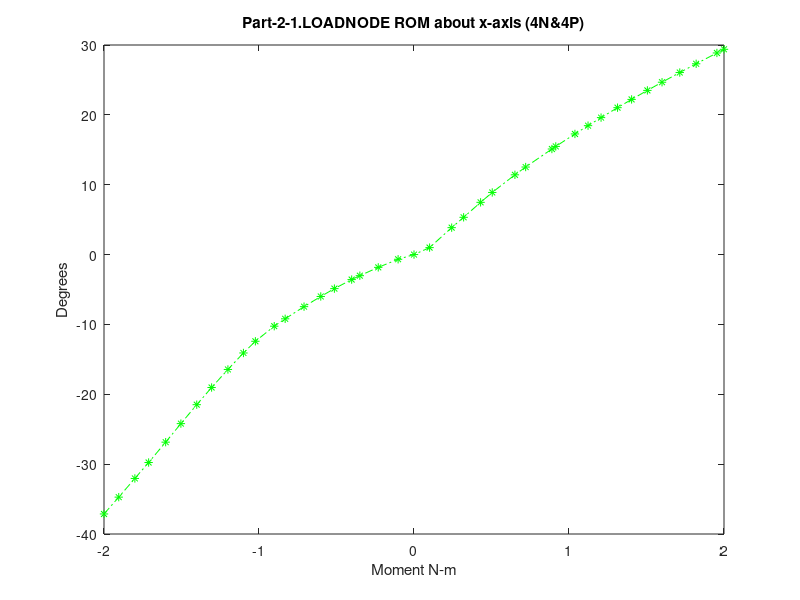

This figure's MATLAB source: (Note: this script raises an error after producing the figure.)
%% Range of  motion for model14_Fixed_NoTether
%% Part-2-1.LOADNODE
% extension (4N) data converted to degrees
ta=[2 2.05126 2.11533 2.17471 2.20107 2.25678 2.30078 2.35474 2.41562 2.45083 2.5117 2.55021 2.60026 2.65289 2.70081 2.75198 2.8011 2.85607 2.90043 2.95245 3 ];
ur1a=(180/pi)*(0.0513636+[-0.0513636 -0.0630948 -0.0833367 -0.104069 -0.113836 -0.136405 -0.156061 -0.181474 -0.211865 -0.230282 -0.267977 -0.297193 -0.338408 -0.383483 -0.426384 -0.473713 -0.520012 -0.570882 -0.610705 -0.65737 -0.699426]);
ur2a=(180/pi)*(-0.001824+[0.001824 0.0078383 0.0104625 0.0114333 0.0117135 0.012101 0.0122037 0.0120423 0.0115877 0.0110205 0.00967559 0.00858998 0.00654983 0.00397714 0.00128525 -0.00192885 -0.00525435 -0.0089603 -0.0119557 -0.0157455 -0.0189979]);
ur3a=(180/pi)*(-0.0159571+[0.0159571 0.0189265 0.0208965 0.0222913 0.0229547 0.0245231 0.0259269 0.0276419 0.0294562 0.0303356 0.0315177 0.0321438 0.032618 0.032828 0.0327818 0.0325008 0.0319586 0.0313143 0.030657 0.0295235 0.0280957]);

% flexion (4P) data converted to degrees
tb=[2 2.05026 2.12154 2.16006 2.21479 2.25242 2.32555 2.36019 2.44483 2.45733 2.51914 2.56141 2.60341 2.65657 2.70193 2.75284 2.80008 2.85729 2.91018 2.97712 3];
ur1b=(180/pi)*(0.0513636+[-0.0513636 -0.0339467 0.0159154 0.0417386 0.0791263 0.103859 0.14791 0.167345 0.212369 0.218843 0.250038 0.270717 0.290851 0.315666 0.33627 0.358809 0.37925 0.403447 0.425302 0.45235 0.461506 ]);
ur2b=(180/pi)*(-0.001824+[0.001824 0.0154936 0.0276521 0.031707 0.0351786 0.0369315 0.0393431 0.0401966 0.0418761 0.0421012 0.0430631 0.0436324 0.0441868 0.0448705 0.0454363 0.0460249 0.046529 0.0471381 0.0477243 0.0484611 0.048722]);
ur3b=(180/pi)*(-0.0159571+[0.0159571 0.0244765 0.0324423 0.0346654 0.0367751 0.0377027 0.0377035 0.0373348 0.0361562 0.0359615 0.0350123 0.0343742 0.0337371 0.0329258 0.0322517 0.0314921 0.0307975 0.0300017 0.0293386 0.028551 0.0283071]);

% lateral bending (5N) data converted to degrees
ta5=[2 2.05026 2.11433 2.17371 2.20007 2.2594 2.31877 2.36096 2.42034 2.47043 2.5127 2.58779 2.63779 2.65263 2.70273 2.76565 2.80142 2.8609 2.90157 2.95756 3];
ur1a5=(180/pi)*(0.0513636+[-0.0513636 -0.0513002 -0.045112 -0.0404738 -0.0392229 -0.0394691 -0.0431355 -0.0478183 -0.0559666 -0.0648224 -0.0736507 -0.0917498 -0.104466 -0.10834 -0.121345 -0.136549 -0.144508 -0.156615 -0.16414 -0.173601 -0.180149]);
ur2a5=(180/pi)*(-0.001824+[0.001824 0.000112035 -0.0216703 -0.0463329 -0.0574612 -0.0824915 -0.107115 -0.124276 -0.147855 -0.167563 -0.184099 -0.212573 -0.230453 -0.235692 -0.252221 -0.270647 -0.280252 -0.295115 -0.304684 -0.317263 -0.326458]);
ur3a5=(180/pi)*(-0.0159571+[0.0159571 0.0129476 -0.00549314 -0.026291 -0.0356031 -0.0558261 -0.0744875 -0.0864679 -0.102477 -0.115409 -0.12604 -0.143768 -0.154457 -0.157485 -0.166721 -0.176453 -0.181414 -0.189084 -0.194023 -0.200406 -0.204942]);

% lateral bending (5P) data converted to degrees
tb5=[2 2.05026 2.12154 2.15397 2.21175 2.26507 2.30594 2.35377 2.40753 2.45988 2.50332 2.56615 2.60113 2.66023 2.70008 2.7573 2.80337 2.85729 2.91233 2.96086 3];
ur1b5=(180/pi)*(0.0513636+[-0.0513636 -0.0490266 -0.0367952 -0.0328807 -0.0291266 -0.0292993 -0.0316729 -0.0367585 -0.0451578 -0.0553682 -0.0652899 -0.0811736 -0.0907508 -0.107605 -0.118928 -0.133462 -0.14347 -0.153729 -0.162907 -0.170164 -0.175612]);
ur2b5=(180/pi)*(-0.001824+[0.001824 0.0286392 0.0716459 0.0904065 0.121256 0.147427 0.166231 0.187311 0.209992 0.231482 0.249007 0.273801 0.287286 0.308603 0.321403 0.336722 0.347663 0.359462 0.37083 0.380473 0.388012]);
ur3b5=(180/pi)*(-0.0159571+[0.0159571 0.0342667 0.0694097 0.085277 0.11136 0.133036 0.148188 0.16477 0.182243 0.198331 0.210823 0.228116 0.236842 0.249989 0.257804 0.266198 0.272001 0.278292 0.284356 0.289406 0.293262]);

% axial roation (6N) data converted to degrees.
ta6=[2 2.05026 2.10532 2.15068 2.23407 2.26532 2.33563 2.38563 2.43563 2.46688 2.50555 2.55206 2.60555 2.65607 2.70294 2.75304 2.80113 2.85856 2.90701 2.97041 3];
ur1a6=(180/pi)*(0.0513636+[-0.0513636 -0.0510046 -0.0426279 -0.0335659 -0.0131613 -0.00718469 0.00243961 0.00764763 0.0119614 0.014456 0.0171804 0.0201202 0.0231668 0.0258905 0.0282953 0.0308189 0.0332275 0.0361623 0.0387345 0.0423196 0.0440727]);
ur2a6=(180/pi)*(-0.001824+[0.001824 0.00261089 -0.0112754 -0.0253169 -0.0507096 -0.0588472 -0.0758896 -0.0870509 -0.0973627 -0.103453 -0.110587 -0.118793 -0.127822 -0.13589 -0.143074 -0.15039 -0.15702 -0.164405 -0.170326 -0.177669 -0.18096]);
ur3a6=(180/pi)*(-0.0159571+[0.0159571 0.00612835 -0.017569 -0.0408723 -0.0832099 -0.0964535 -0.122732 -0.13993 -0.155942 -0.165547 -0.176927 -0.18999 -0.204424 -0.217583 -0.229338 -0.24149 -0.252786 -0.265805 -0.276488 -0.290174 -0.29649]);

% axial rotation (6P) data converted to degrees
tb6=[2 2.05126 2.11533 2.16533 2.2247 2.25107 2.30206 2.35204 2.40323 2.45375 2.52804 2.55155 2.62764 2.65371 2.71895 2.75421 2.81684 2.85161 2.90752 2.95451 3];
ur1b6=(180/pi)*(0.0513636+[-0.0513636 -0.0504776 -0.0503945 -0.0493467 -0.0469896 -0.0454078 -0.0413283 -0.0364855 -0.0310634 -0.025802 -0.0190206 -0.0170691 -0.0115437 -0.00977694 -0.0054829 -0.00312531 0.00131652 0.00388501 0.00818198 0.011814 0.0152878]);
ur2b6=(180/pi)*(-0.001824+[0.001824 0.00681102 0.0170942 0.0273135 0.0406647 0.0470281 0.0600475 0.0732691 0.0868575 0.0998955 0.118042 0.123632 0.141086 0.146914 0.161172 0.168719 0.181719 0.188741 0.199644 0.208422 0.216613]);
ur3b6=(180/pi)*(-0.0159571+[0.0159571 0.0219112 0.0371553 0.0528612 0.0737151 0.0837548 0.104476 0.125759 0.147736 0.168833 0.197882 0.206693 0.233681 0.24247 0.263602 0.274653 0.293576 0.303816 0.319817 0.332793 0.344921]);

%% Part-2-1.N-C4-EP
% extension (4N) data converted to degrees
tc=[2 2.05126 2.11533 2.17471 2.20107 2.25678 2.30078 2.35474 2.41562 2.45083 2.5117 2.55021 2.60026 2.65289 2.70081 2.75198 2.8011 2.85607 2.90043 2.95245 3 ];
ur1c=(180/pi)*(0.0621789+[-0.0621789 -0.0700233 -0.0828961 -0.0960659 -0.102847 -0.119439 -0.134431 -0.154488 -0.179325 -0.194594 -0.227027 -0.252625 -0.288897 -0.329127 -0.367928 -0.411001 -0.453127 -0.499359 -0.535612 -0.578304 -0.616631]);
ur2c=(180/pi)*(-0.000881437+[0.000881437 0.0069705 0.010491 0.0132299 0.0143883 0.0167015 0.0183008 0.0197466 0.0207372 0.0210336 0.0212875 0.021241 0.0207236 0.0198262 0.0185641 0.0167416 0.0146364 0.012088 0.00989958 0.00682497 0.00410041]);
ur3c=(180/pi)*(-0.012901+[0.012901 0.0157126 0.0179525 0.0201952 0.0212937 0.0237879 0.0257847 0.0280144 0.0301414 0.0312005 0.0326758 0.0334095 0.0340113 0.0343445 0.034337 0.0339763 0.0332303 0.0322116 0.031199 0.0296044 0.0277132]);

% flexion (4P) data converted to degrees
td=[2 2.05026 2.12154 2.16006 2.21479 2.25242 2.32555 2.36019 2.44483 2.45733 2.51914 2.56141 2.60341 2.65657 2.70193 2.75284 2.80008 2.85729 2.91018 2.97712 3];
ur1d=(180/pi)*(0.0621789+[-0.0621789 -0.0503202 -0.00886261 0.0122436 0.0429597 0.0629449 0.0976661 0.112611 0.146919 0.151835 0.175509 0.19121 0.206453 0.225214 0.240787 0.257828 0.273256 0.291502 0.307973 0.328399 0.335316]);
ur2d=(180/pi)*(-0.000881437+[0.000881437 0.0134853 0.0246169 0.0282006 0.0311148 0.0325167 0.0343641 0.0349818 0.0361827 0.0363463 0.0370276 0.0374145 0.0377842 0.0382584 0.0386537 0.0390926 0.0394902 0.0399961 0.0404785 0.0410881 0.0412942]);
ur3d=(180/pi)*(-0.012901+[0.012901 0.0208041 0.0284685 0.0306106 0.0326634 0.0335915 0.0336772 0.0333658 0.0323613 0.0321997 0.0314408 0.0309372 0.0304445 0.0298216 0.0293007 0.0287184 0.0282031 0.0276231 0.027111 0.026509 0.026308 ]);

% lateral bending (5N) data converted to degrees
tc5=[2 2.05026 2.11433 2.17371 2.20007 2.2594 2.31877 2.36096 2.42034 2.47043 2.5127 2.58779 2.63779 2.65263 2.70273 2.76565 2.80142 2.8609 2.90157 2.95756 3];
ur1c5=(180/pi)*(0.0621789+[-0.0621789 -0.0620264 -0.0545439 -0.0484793 -0.0465711 -0.0451011 -0.0465149 -0.0496444 -0.0558365 -0.0632569 -0.0709252 -0.0871621 -0.0987327 -0.102254 -0.114052 -0.127773 -0.134922 -0.145633 -0.152298 -0.160696 -0.166575]);
ur2c5=(180/pi)*(-0.000881437+[0.000881437 0.00326221 -0.011875 -0.0302361 -0.0386495 -0.0577833 -0.0764783 -0.089543 -0.10782 -0.123392 -0.136592 -0.159568 -0.174095 -0.178343 -0.191596 -0.206084 -0.213517 -0.224827 -0.232073 -0.241509 -0.248373]);
ur3c5=(180/pi)*(-0.012901+[0.012901 0.0125327 -0.00147924 -0.0179866 -0.0254283 -0.0416417 -0.0563778 -0.0657436 -0.0784185 -0.0889071 -0.0977032 -0.112635 -0.121718 -0.124276 -0.131979 -0.139899 -0.143888 -0.150007 -0.153942 -0.158989 -0.162596]);

% lateral bending (5P) data converted to degrees
td5=[2 2.05026 2.12154 2.15397 2.21175 2.26507 2.30594 2.35377 2.40753 2.45988 2.50332 2.56615 2.60113 2.66023 2.70008 2.7573 2.80337 2.85729 2.91233 2.96086 3];
ur1d5=(180/pi)*(0.0621789+[-0.0621789 -0.0606846 -0.0488041 -0.0449876 -0.0413924 -0.0414924 -0.0436881 -0.0485408 -0.0566398 -0.0664794 -0.0759532 -0.09121 -0.100393 -0.116417 -0.127198 -0.140924 -0.150343 -0.15998 -0.168586 -0.175432 -0.180603]);
ur2d5=(180/pi)*(-0.000881437+[0.000881437 0.0224589 0.0576795 0.0729082 0.0976503 0.118363 0.133134 0.149587 0.16725 0.184098 0.197915 0.217635 0.228363 0.245218 0.255188 0.266652 0.274673 0.283214 0.291338 0.29816 0.303512]);
ur3d5=(180/pi)*(-0.012901+[0.012901 0.0275127 0.0571845 0.0705319 0.0922882 0.110156 0.122589 0.136126 0.150481 0.163803 0.174181 0.188757 0.196063 0.207011 0.213519 0.220167 0.224659 0.229483 0.234075 0.237866 0.240779]);

% axial rotation (6N) data converted to degrees
tc6=[2 2.05026 2.10532 2.15068 2.23407 2.26532 2.33563 2.38563 2.43563 2.46688 2.50555 2.55206 2.60555 2.65607 2.70294 2.75304 2.80113 2.85856 2.90701 2.97041 3];
ur1c6=(180/pi)*(0.0621789+[-0.0621789 -0.0621284 -0.053235 -0.0436875 -0.0223806 -0.0162299 -0.00627148 -0.000804951 0.00372868 0.00631583 0.00910946 0.0120567 0.015074 0.0177201 0.0199891 0.0222935 0.0244396 0.0269785 0.029174 0.0322197 0.0336978]);
ur2c6=(180/pi)*(-0.000881437+[0.000881437 0.00446454 -0.00511759 -0.0156444 -0.0348113 -0.0407599 -0.0531264 -0.0611621 -0.0685565 -0.072927 -0.0780663 -0.084061 -0.090774 -0.0968582 -0.102308 -0.107896 -0.113013 -0.11875 -0.123346 -0.129043 -0.131598]);
ur3c6=(180/pi)*(-0.012901+[0.012901 0.00588713 -0.0137407 -0.0336508 -0.0697041 -0.0806592 -0.101971 -0.115795 -0.128555 -0.136188 -0.145201 -0.155559 -0.16699 -0.177425 -0.186766 -0.196413 -0.205398 -0.215732 -0.224202 -0.235016 -0.239966]);

% axial rotation (6P) data converted to degrees
td6=[2 2.05126 2.11533 2.16533 2.2247 2.25107 2.30206 2.35204 2.40323 2.45375 2.52804 2.55155 2.62764 2.65371 2.71895 2.75421 2.81684 2.85161 2.90752 2.95451 3];
ur1d6=(180/pi)*(0.0621789+[-0.0621789 -0.0622207 -0.0620444 -0.0607921 -0.058138 -0.0564144 -0.0520049 -0.0469182 -0.0412817 -0.0358627 -0.0288005 -0.0267244 -0.0206179 -0.0186735 -0.013997 -0.011405 -0.00659927 -0.00388954 0.000453262 0.00402002 0.00740695]);
ur2d6=(180/pi)*(-0.000881437+[0.000881437 0.00393277 0.0105538 0.0176399 0.0271613 0.0317811 0.0413302 0.050861 0.0604996 0.0695805 0.0822573 0.0861957 0.098727 0.103003 0.113649 0.119368 0.129349 0.134795 0.143345 0.150287 0.156787]);
ur3d6=(180/pi)*(-0.012901+[0.012901 0.0167372 0.0282509 0.0407853 0.0578091 0.0661457 0.0834927 0.10124 0.119392 0.136616 0.160275 0.167437 0.189355 0.19653 0.213864 0.222955 0.238595 0.247088 0.260378 0.271166 0.281248]);

%% part-2-1.N-C5-EP
% extension (4N) data converted to degrees
te=[2 2.05126 2.11533 2.17471 2.20107 2.25678 2.30078 2.35474 2.41562 2.45083 2.5117 2.55021 2.60026 2.65289 2.70081 2.75198 2.8011 2.85607 2.90043 2.95245 3 ];
ur1e=(180/pi)*(0.0417456+[-0.0417456 -0.0337118 -0.031639 -0.0332736 -0.0347231 -0.0391139 -0.0440605 -0.0522221 -0.0641011 -0.0720133 -0.0859586 -0.0939789 -0.10425 -0.115231 -0.12504 -0.135492 -0.14566 -0.157994 -0.168824 -0.182004 -0.194767]);
ur2e=(180/pi)*(0.0068242+[-0.0068242 -0.00297963 0.00123739 0.00464503 0.0059024 0.00804297 0.00937615 0.0107978 0.0120152 0.0125327 0.0133788 0.0138443 0.0141206 0.013886 0.0131641 0.0119219 0.0103544 0.00845227 0.00662881 0.00393006 0.00108087]);
ur3e=(180/pi)*(-0.00109566+[0.00109566 0.00153793 0.00366115 0.00571079 0.00650944 0.00797255 0.00902464 0.0103962 0.0118461 0.0125958 0.0137922 0.0143995 0.014819 0.0148626 0.0145134 0.0138036 0.0127987 0.0116153 0.0105157 0.00890576 0.00717516]);

% flexion (4P) data converted to degrees
tf=[2 2.05026 2.12154 2.16006 2.21479 2.25242 2.32555 2.36019 2.44483 2.45733 2.51914 2.56141 2.60341 2.65657 2.70193 2.75284 2.80008 2.85729 2.91018 2.97712 3];
ur1f=(180/pi)*(0.0417456+[-0.0417456 -0.0295769 -0.0138022 0.00128415 0.0242803 0.0382941 0.0617246 0.0716292 0.0941681 0.0974136 0.113105 0.123567 0.133741 0.146301 0.15677 0.168232 0.178595 0.190804 0.201793 0.215333 0.219845 ]);
ur2f=(180/pi)*(0.0068242+[-0.0068242 0.000349367 0.00638444 0.00882378 0.0107152 0.0118228 0.0137518 0.0146192 0.0164268 0.0166687 0.0177671 0.0184186 0.0190356 0.0197852 0.0203863 0.0210293 0.0215963 0.0222873 0.0229128 0.0236697 0.0239135]);
ur3f=(180/pi)*(-0.00109566+[0.00109566 0.00395503 0.00761178 0.00857166 0.00949079 0.00990603 0.00961481 0.00931266 0.00869921 0.00861142 0.00811306 0.00778965 0.00748127 0.00709019 0.00676828 0.00639484 0.00606783 0.00570703 0.00539223 0.00502617 0.00490356]);

% lateral bending (5N) data converted to degrees
te5=[2 2.05026 2.11433 2.17371 2.20007 2.2594 2.31877 2.36096 2.42034 2.47043 2.5127 2.58779 2.63779 2.65263 2.70273 2.76565 2.80142 2.8609 2.90157 2.95756 3];
ur1e5=(180/pi)*(0.0417456+[-0.0417456 -0.0291699 -0.0222309 -0.019125 -0.0186957 -0.0198598 -0.0229473 -0.0267908 -0.033773 -0.0414469 -0.0489652 -0.0643476 -0.0750542 -0.0782417 -0.0885813 -0.100151 -0.10607 -0.114778 -0.120133 -0.126867 -0.131618]);
ur2e5=(180/pi)*(0.0068242+[-0.0068242 -0.00243428 -0.0084431 -0.0183532 -0.0231792 -0.035203 -0.0478542 -0.0570688 -0.0703677 -0.0820528 -0.0920982 -0.109694 -0.120762 -0.123945 -0.133694 -0.143859 -0.14892 -0.156422 -0.161125 -0.167093 -0.171331]);
ur3e5=(180/pi)*(-0.00109566+[0.00109566 0.00196275 -0.00387533 -0.0125787 -0.0166559 -0.0258095 -0.0347134 -0.0406304 -0.0490193 -0.0563351 -0.0626784 -0.073716 -0.0804505 -0.0822749 -0.0876667 -0.0928386 -0.095353 -0.0991211 -0.101504 -0.104469 -0.106604]);

% lateral bending (5P) data converted to degrees
tf5=[2 2.05026 2.12154 2.15397 2.21175 2.26507 2.30594 2.35377 2.40753 2.45988 2.50332 2.56615 2.60113 2.66023 2.70008 2.7573 2.80337 2.85729 2.91233 2.96086 3];
ur1f5=(180/pi)*(0.0417456+[-0.0417456 -0.0299589 -0.0258116 -0.0254744 -0.0257808 -0.0279887 -0.0312581 -0.0368319 -0.0453376 -0.0551892 -0.0645228 -0.0793628 -0.0881894 -0.103228 -0.113024 -0.125049 -0.133384 -0.141843 -0.149441 -0.155521 -0.160055]);
ur2f5=(180/pi)*(0.0068242+[-0.0068242 0.004609 0.0246653 0.0338607 0.0502558 0.065066 0.075903 0.088143 0.101435 0.114204 0.124803 0.140027 0.148238 0.160927 0.168066 0.175707 0.18088 0.186202 0.19121 0.195387 0.198624]);
ur3f5=(180/pi)*(-0.00109566+[0.00109566 0.00629067 0.021513 0.0291392 0.0429492 0.0552768 0.0641252 0.0739954 0.0847492 0.0948524 0.102825 0.1142 0.119774 0.127963 0.132595 0.136696 0.139377 0.142112 0.144711 0.146873 0.148591]);

% axial rotation (6N) data converted to degrees
te6=[2 2.05026 2.10532 2.15068 2.23407 2.26532 2.33563 2.38563 2.43563 2.46688 2.50555 2.55206 2.60555 2.65607 2.70294 2.75304 2.80113 2.85856 2.90701 2.97041 3];
ur1e6=(180/pi)*(0.0417456+[-0.0417456 -0.0292419 -0.0217303 -0.0158887 -0.0107317 -0.00790798 -0.00116443 0.00312698 0.00695123 0.00916155 0.0115002 0.0139417 0.0164658 0.0186769 0.0205177 0.0223711 0.0241103 0.0262195 0.0280805 0.0306376 0.0318618]);
ur2e6=(180/pi)*(0.0068242+[-0.0068242 -0.00167991 -0.0041788 -0.0087683 -0.0185983 -0.0223755 -0.0300191 -0.0348555 -0.0395051 -0.0422964 -0.0456105 -0.0495182 -0.0538615 -0.0577707 -0.061293 -0.0649133 -0.0682428 -0.0719851 -0.0749761 -0.0785869 -0.0801681]);
ur3e6=(180/pi)*(-0.00109566+[0.00109566 -0.00341878 -0.0143506 -0.0261454 -0.0448566 -0.0513186 -0.0644953 -0.0731083 -0.0812261 -0.086114 -0.0918712 -0.0984901 -0.105769 -0.112372 -0.118262 -0.1243 -0.129913 -0.136375 -0.141671 -0.148351 -0.151379]);

% axial rotation (6P) data converted to degrees
tf6=[2 2.05126 2.11533 2.16533 2.2247 2.25107 2.30206 2.35204 2.40323 2.45375 2.52804 2.55155 2.62764 2.65371 2.71895 2.75421 2.81684 2.85161 2.90752 2.95451 3];
ur1f6=(180/pi)*(0.0417456+[-0.0417456 -0.0389699 -0.0359179 -0.0337268 -0.0311862 -0.0301056 -0.0281378 -0.0259328 -0.0240949 -0.0220161 -0.0180726 -0.016708 -0.0121905 -0.0106843 -0.00677025 -0.00460177 -0.000696525 0.00146789 0.00495019 0.00793695 0.0108585]);
ur2f6=(180/pi)*(0.0068242+[-0.0068242 -0.00635886 -0.00483529 -0.00299051 -0.000260341 0.00118639 0.0043408 0.00793059 0.0119174 0.0164838 0.0240121 0.0264746 0.034612 0.0374418 0.0445985 0.0484697 0.0552647 0.0590081 0.0649647 0.069873 0.074477]);
ur3f6=(180/pi)*(-0.00109566+[0.00109566 0.00183497 0.00721268 0.0137098 0.0229868 0.0277037 0.0377578 0.0484899 0.0594208 0.0702432 0.0861228 0.0910318 0.106191 0.111139 0.123114 0.129356 0.140028 0.145811 0.154879 0.162281 0.169198]);

%% part-2-1.N-C6-EP
% extension (4N) data converted to degrees
tg=[2 2.05126 2.11533 2.17471 2.20107 2.25678 2.30078 2.35474 2.41562 2.45083 2.5117 2.55021 2.60026 2.65289 2.70081 2.75198 2.8011 2.85607 2.90043 2.95245 3 ];
ur1g=(180/pi)*(0.0202086+[-0.0202086 -0.00850091 -0.00105492 0.00266735 0.00365639 0.00459244 0.00429409 0.00264795 -0.00117414 -0.00424426 -0.0101512 -0.0135355 -0.017569 -0.0218955 -0.0259454 -0.0304387 -0.035181 -0.0416025 -0.0476574 -0.0552864 -0.0629778]);
ur2g=(180/pi)*(0.00413153+[-0.00413153 -0.00257935 0.000274713 0.00203225 0.00265605 0.00366839 0.00423031 0.00482512 0.00530358 0.00547316 0.00584365 0.00612566 0.00632887 0.0064596 0.00646163 0.00632813 0.00597476 0.00529794 0.0046728 0.00397949 0.00304245]);
ur3g=(180/pi)*(0.00157139+[-0.00157139 -0.00253623 -0.00154431 -0.000837419 -0.000575263 -7.15318E-005 0.000320804 0.000912193 0.00164177 0.00204085 0.00275676 0.00316495 0.00348277 0.0037569 0.0039107 0.00398118 0.00387021 0.00356455 0.00330931 0.00307997 0.00268729]);

% flexion (4P) data converted to degrees
tf=[2 2.05026 2.12154 2.16006 2.21479 2.25242 2.32555 2.36019 2.44483 2.45733 2.51914 2.56141 2.60341 2.65657 2.70193 2.75284 2.80008 2.85729 2.91018 2.97712 3];
ur1h=(180/pi)*(0.0202086+[-0.0202086 -0.00846075 -0.00592134 -0.00133407 0.00990692 0.0181191 0.0306947 0.0358844 0.0476516 0.0493326 0.0573989 0.0627154 0.0678854 0.0742726 0.0795916 0.0853891 0.0906037 0.0967471 0.10229 0.109075 0.111329]);
ur2h=(180/pi)*(0.00413153+[-0.00413153 -0.000695439 0.00256731 0.00420845 0.0058271 0.00626651 0.00725939 0.0077422 0.00882686 0.00897132 0.00960357 0.00997304 0.0102938 0.010657 0.0109416 0.0112354 0.011492 0.0118318 0.0121386 0.0125069 0.0126226 ]);
ur3h=(180/pi)*(0.00157139+[-0.00157139 -0.00108205 0.00122588 0.0022334 0.00318233 0.0035863 0.00321479 0.00295391 0.00243981 0.00236925 0.00202334 0.00180356 0.00159084 0.00130956 0.00108003 0.00085086 0.000658774 0.000441773 0.000249344 3.36956E-005 -3.79127E-005]);

% lateral bending (5N) data converted to degrees
tg5=[2 2.05026 2.11433 2.17371 2.20007 2.2594 2.31877 2.36096 2.42034 2.47043 2.5127 2.58779 2.63779 2.65263 2.70273 2.76565 2.80142 2.8609 2.90157 2.95756 3];
ur1g5=(180/pi)*(0.0202086+[-0.0202086 -0.00516334 0.000696485 0.00456915 0.00578511 0.00684352 0.00630302 0.0045705 0.00067271 -0.00383161 -0.00820183 -0.0171117 -0.0235503 -0.0252987 -0.0306915 -0.0374735 -0.0409981 -0.0461642 -0.0494185 -0.0536397 -0.0567082]);
ur2g5=(180/pi)*(0.00413153+[-0.00413153 -0.000226056 -0.000384412 -0.00370328 -0.0057512 -0.0113352 -0.0178143 -0.022847 -0.0305272 -0.0374277 -0.0432997 -0.0535215 -0.0600614 -0.0618242 -0.0670169 -0.0728339 -0.0757247 -0.0799372 -0.0825718 -0.0859621 -0.0883981]);
ur3g5=(180/pi)*(0.00157139+[-0.00157139 -0.000775315 -0.0015513 -0.00465239 -0.00636692 -0.0103302 -0.0142797 -0.0168961 -0.020807 -0.0243583 -0.0275181 -0.0330707 -0.0365491 -0.0373746 -0.0396638 -0.0422823 -0.0435419 -0.0453672 -0.0465021 -0.0479232 -0.0489612]);

% lateral bending (5P) data converted to degrees
th5=[2 2.05026 2.12154 2.15397 2.21175 2.26507 2.30594 2.35377 2.40753 2.45988 2.50332 2.56615 2.60113 2.66023 2.70008 2.7573 2.80337 2.85729 2.91233 2.96086 3];
ur1h5=(180/pi)*(0.0202086+[-0.0202086 -0.00538992 6.56467E-005 0.00163881 0.00327298 0.00310409 0.00151549 -0.00182919 -0.00774614 -0.0147191 -0.021241 -0.031645 -0.0377946 -0.0477342 -0.0534651 -0.0611024 -0.0665014 -0.0719299 -0.0767721 -0.0807263 -0.0836973]);
ur2h5=(180/pi)*(0.00413153+[-0.00413153 -0.000133972 0.00732719 0.0117477 0.0203742 0.0286903 0.0350271 0.0424193 0.0509512 0.0592228 0.0661021 0.076049 0.0814635 0.0895109 0.0934944 0.097906 0.100831 0.103714 0.106358 0.108588 0.110305]);
ur3h5=(180/pi)*(0.00157139+[-0.00157139 -0.00157937 0.00351297 0.0069082 0.0136826 0.0201577 0.0250547 0.030638 0.0371379 0.0433028 0.0480737 0.0550637 0.0584651 0.0631777 0.0653779 0.067629 0.06907 0.0704733 0.0717349 0.0728002 0.0736436]);

% axial rotation (6N) data converted to degrees
tg6=[2 2.05026 2.10532 2.15068 2.23407 2.26532 2.33563 2.38563 2.43563 2.46688 2.50555 2.55206 2.60555 2.65607 2.70294 2.75304 2.80113 2.85856 2.90701 2.97041 3];
ur1g6=(180/pi)*(0.0202086+[-0.0202086 -0.00470367 0.000634824 0.00315308 0.00587277 0.00720229 0.00980584 0.0113014 0.0126563 0.0134993 0.0144277 0.0155411 0.0167037 0.0177891 0.0188858 0.0200677 0.0212106 0.0225718 0.0237697 0.0253884 0.026149]);
ur2g6=(180/pi)*(0.00413153+[-0.00413153 -0.000365712 0.00021514 -0.00180128 -0.00701427 -0.00915139 -0.0136993 -0.0167338 -0.0195621 -0.0211764 -0.0230262 -0.0251545 -0.0274682 -0.029525 -0.0312694 -0.0330455 -0.0346781 -0.0365367 -0.0380655 -0.0399295 -0.0407515]);
ur3g6=(180/pi)*(0.00157139+[-0.00157139 -0.00438524 -0.00805593 -0.0123495 -0.0207785 -0.0239279 -0.0305379 -0.0349733 -0.0391514 -0.0416849 -0.0446635 -0.0480977 -0.0518545 -0.0552654 -0.0582543 -0.0613074 -0.0641273 -0.0673955 -0.0701141 -0.0735438 -0.0750885]);

% axial rotation (6P) data converted to degrees
th6=[2 2.05126 2.11533 2.16533 2.2247 2.25107 2.30206 2.35204 2.40323 2.45375 2.52804 2.55155 2.62764 2.65371 2.71895 2.75421 2.81684 2.85161 2.90752 2.95451 3];
ur1h6=(180/pi)*(0.0202086+[-0.0202086 -0.0167204 -0.0132216 -0.0110668 -0.00921485 -0.00863535 -0.00803393 -0.00799658 -0.00779297 -0.00730269 -0.00572368 -0.00509837 -0.00242565 -0.00131448 0.00162836 0.00311429 0.00554956 0.00686431 0.00893892 0.0106863 0.0124009]);
ur2h6=(180/pi)*(0.00413153+[-0.00413153 -0.00419481 -0.00419224 -0.00431638 -0.00421321 -0.00411176 -0.00385928 -0.00341484 -0.00246783 -0.000830989 0.00302222 0.00447171 0.00944733 0.011234 0.015863 0.0184202 0.0229496 0.0254664 0.0294953 0.0328243 0.0359316]);
ur3h6=(180/pi)*(0.00157139+[-0.00157139 -0.00180631 0.000354767 0.00278483 0.00598724 0.00745414 0.0104434 0.0137202 0.0180135 0.022765 0.0305389 0.033085 0.0413335 0.044137 0.0510539 0.0546803 0.0609295 0.0643531 0.0697643 0.074193 0.0783243]);

%% part-2-1.N-C7-EP
% flexion (4N) data converted to degrees
ti=[2 2.05126 2.11533 2.17471 2.20107 2.25678 2.30078 2.35474 2.41562 2.45083 2.5117 2.55021 2.60026 2.65289 2.70081 2.75198 2.8011 2.85607 2.90043 2.95245 3 ];
ur1i=(180/pi)*(1.15648E-005+[-1.15648E-005 4.30729E-005 8.31911E-005 0.000111306 0.000121871 0.000141733 0.000154231 0.000165461 0.000173034 0.000175262 0.000175347 0.000175173 0.000174254 0.000171791 0.000168286 0.000163154 0.000157249 0.000146595 0.000134241 0.000117132 9.91419E-005]);
ur2i=(180/pi)*(2.27513E-005+[-2.27513E-005 -2.15049E-005 -1.70445E-005 -1.10712E-005 -8.58312E-006 -3.93556E-006 -8.12798E-007 2.76842E-006 5.99604E-006 7.35488E-006 1.00208E-005 1.20991E-005 1.53873E-005 1.84899E-005 2.09785E-005 2.38851E-005 2.62394E-005 2.83524E-005 2.94478E-005 3.06563E-005 3.10734E-005]);
ur3i=(180/pi)*(-7.63707E-006+[7.63707E-006 -8.72357E-007 -2.07657E-006 -4.45694E-006 -5.60896E-006 -8.22014E-006 -1.01717E-005 -1.24981E-005 -1.46456E-005 -1.57458E-005 -1.85312E-005 -2.01535E-005 -2.31596E-005 -2.68836E-005 -3.05738E-005 -3.48752E-005 -3.9659E-005 -4.55663E-005 -4.99665E-005 -5.50357E-005 -5.96133E-005 ]);

% extension (4P) data converted to degrees
th=[2 2.05026 2.12154 2.16006 2.21479 2.25242 2.32555 2.36019 2.44483 2.45733 2.51914 2.56141 2.60341 2.65657 2.70193 2.75284 2.80008 2.85729 2.91018 2.97712 3];
ur1j=(180/pi)*(1.15648E-005+[-1.15648E-005 2.86451E-005 1.1213E-005 9.62844E-006 2.23377E-005 5.70918E-005 0.000136117 0.000170171 0.000244455 0.000255147 0.000306181 0.000340468 0.000374686 0.000418466 0.000456237 0.000498651 0.000538325 0.000586397 0.00063079 0.000687068 0.000706182 ]);
ur2j=(180/pi)*(2.27513E-005+[-2.27513E-005 -1.80302E-005 -1.29371E-005 -9.60309E-006 -4.1377E-006 -1.40139E-006 7.40219E-007 1.80878E-006 4.16831E-006 4.53103E-006 6.45837E-006 7.57269E-006 8.4959E-006 9.5789E-006 1.05137E-005 1.15222E-005 1.24038E-005 1.33412E-005 1.42542E-005 1.5493E-005 1.59224E-005]);
ur3j=(180/pi)*(-7.63707E-006+[7.63707E-006 -6.95293E-007 2.01318E-006 3.02833E-006 3.1748E-006 7.83472E-007 -5.30077E-006 -8.47528E-006 -1.57452E-005 -1.67869E-005 -2.17107E-005 -2.50096E-005 -2.83115E-005 -3.2555E-005 -3.62288E-005 -4.03179E-005 -4.41719E-005 -4.89328E-005 -5.33611E-005 -5.89763E-005 -6.08997E-005]);

% lateral bending (5N) data converted to degrees
ti5=[2 2.05026 2.11433 2.17371 2.20007 2.2594 2.31877 2.36096 2.42034 2.47043 2.5127 2.58779 2.63779 2.65263 2.70273 2.76565 2.80142 2.8609 2.90157 2.95756 3];
ur1i5=(180/pi)*(1.15648E-005+[-1.15648E-005 4.81631E-005 6.45709E-005 8.1374E-005 9.05943E-005 0.000110704 0.000130236 0.000143348 0.000159877 0.000170314 0.000175435 0.000174707 0.000167124 0.000162566 0.000145978 0.000119465 0.000103653 7.79217E-005 6.1138E-005 3.88218E-005 2.2146E-005]);
ur2i5=(180/pi)*(2.27513E-005+[-2.27513E-005 -1.46003E-005 -6.83395E-006 -1.05738E-005 -1.49565E-005 -2.81903E-005 -4.38305E-005 -5.59299E-005 -7.38942E-005 -9.00772E-005 -0.000104774 -0.000132128 -0.000151724 -0.000158361 -0.000180739 -0.00020919 -0.000224883 -0.000249901 -0.000266512 -0.000288679 -0.000305266]);
ur3i5=(180/pi)*(-7.63707E-006+[7.63707E-006 7.84692E-006 1.26976E-005 1.40728E-005 1.35373E-005 1.28983E-005 1.26797E-005 1.33604E-005 1.59927E-005 1.95644E-005 2.35806E-005 3.26237E-005 4.01777E-005 4.21402E-005 5.13484E-005 6.33584E-005 7.07411E-005 8.32204E-005 9.1761E-005 0.000103381 0.000112257 ]);

% lateral bending (5P) data converted to degrees
tj5=[2 2.05026 2.12154 2.15397 2.21175 2.26507 2.30594 2.35377 2.40753 2.45988 2.50332 2.56615 2.60113 2.66023 2.70008 2.7573 2.80337 2.85729 2.91233 2.96086 3];
ur1j5=(180/pi)*(1.15648E-005+[-0.00157139 -0.00157937 0.00351297 0.0069082 0.0136826 0.0201577 0.0250547 0.030638 0.0371379 0.0433028 0.0480737 0.0550637 0.0584651 0.0631777 0.0653779 0.067629 0.06907 0.0704733 0.0717349 0.0728002 0.0736436]);
ur2j5=(180/pi)*(2.27513E-005+[-2.27513E-005 -2.08304E-005 -1.23832E-005 -5.10951E-006 1.04246E-005 2.72386E-005 4.10624E-005 5.73425E-005 7.54955E-005 9.34265E-005 0.000108322 0.000130635 0.000143852 0.00016974 0.000189677 0.000216375 0.000235801 0.000257733 0.000278569 0.00029652 0.000311073]);
ur3j5=(180/pi)*(-7.63707E-006+[7.63707E-006 -9.3678E-006 -1.35601E-005 -1.33455E-005 -1.23267E-005 -1.19189E-005 -1.22739E-005 -1.39446E-005 -1.72562E-005 -2.09898E-005 -2.50079E-005 -3.28037E-005 -3.63749E-005 -4.60025E-005 -5.0988E-005 -5.78621E-005 -6.42307E-005 -7.17359E-005 -7.94815E-005 -8.61547E-005 -9.17589E-005]);

% axial rotation (6N) data converted to degrees
tj6=[2 2.05026 2.10532 2.15068 2.23407 2.26532 2.33563 2.38563 2.43563 2.46688 2.50555 2.55206 2.60555 2.65607 2.70294 2.75304 2.80113 2.85856 2.90701 2.97041 3];
ur1j6=(180/pi)*(1.15648E-005+[-1.15648E-005 4.29328E-005 4.95286E-005 4.84207E-005 5.1093E-005 5.66698E-005 7.52779E-005 8.92786E-005 0.000103663 0.000113267 0.000124946 0.000138229 0.000152643 0.000166167 0.000179514 0.000193839 0.000207596 0.000223756 0.000237193 0.000255194 0.000263704]);
ur2j6=(180/pi)*(2.27513E-005+[-2.27513E-005 -1.03723E-006 2.885E-005 4.78646E-005 6.82999E-005 7.40918E-005 8.50649E-005 9.14228E-005 9.75613E-005 0.000101027 0.00010537 0.000111025 0.000117121 0.000122526 0.000127424 0.000132493 0.000137103 0.000142599 0.000147378 0.000153519 0.000156478]);
ur3j6=(180/pi)*(-7.63707E-006+[7.63707E-006 -3.7165E-005 -8.99309E-005 -0.000135237 -0.000223541 -0.000257669 -0.000331791 -0.000383956 -0.000436255 -0.000469106 -0.000509558 -0.00055803 -0.000613345 -0.00066556 -0.000714007 -0.000765776 -0.000815398 -0.000874593 -0.000924383 -0.000989416 -0.00101979]);

% axial rotation (6P) data converted to degrees
ti6=[2 2.05126 2.11533 2.16533 2.2247 2.25107 2.30206 2.35204 2.40323 2.45375 2.52804 2.55155 2.62764 2.65371 2.71895 2.75421 2.81684 2.85161 2.90752 2.95451 3];
ur1i6=(180/pi)*(1.15648E-005+[-1.15648E-005 8.14754E-006 2.50301E-005 3.31962E-005 4.11976E-005 4.32119E-005 4.42277E-005 4.01407E-005 3.13661E-005 2.15374E-005 1.17858E-005 9.76351E-006 1.07668E-005 1.23465E-005 2.21049E-005 3.31601E-005 5.63919E-005 7.05389E-005 9.3997E-005 0.000115639 0.000138731]);
ur2i6=(180/pi)*(2.27513E-005+[-2.27513E-005 -2.30528E-005 -3.4002E-005 -4.74118E-005 -6.89056E-005 -8.00427E-005 -0.000103353 -0.000129211 -0.000160759 -0.000191985 -0.000234122 -0.00024675 -0.000280466 -0.000290805 -0.000311373 -0.000319869 -0.000329598 -0.000333637 -0.000337686 -0.000338657 -0.000337326]);
ur3i6=(180/pi)*(-7.63707E-006+[7.63707E-006 1.09365E-005 3.88534E-005 6.91607E-005 0.000110597 0.000130906 0.000173137 0.000218718 0.000274269 0.000331439 0.000417812 0.000445346 0.000533746 0.000563472 0.000634868 0.000672418 0.000736833 0.000772307 0.000828544 0.00087576 0.000921884]);

%% join ROM data
% LOADNODE
% (4N&4P)
u1a=[flip(ur1a(2:21)),ur1b];
u2a=[flip(ur2a(2:21)),ur2b];
u3a=[flip(ur3a(2:21)),ur3b];
t1=[2*(-1*flip(ta(2:21))+2),(tb-2)*2];

%(5N&5P)
t2=[2*(-1*flip(ta5(2:21))+2),(tb5-2)*2];
u1a5=[flip(ur1a5(2:21)),ur1b5];
u2a5=[flip(ur2a5(2:21)),ur2b5];
u3a5=[flip(ur3a5(2:21)),ur3b5];

%(6N&6P)
tab6=[2*(-1*flip(ta6(2:21))+2),(tb6-2)*2];
u1a6=[flip(ur1a6(2:21)),ur1b6];
u2a6=[flip(ur2a6(2:21)),ur2b6];
u3a6=[flip(ur3a6(2:21)),ur3b6];

% C4
% (4N&4P)
u1z=[flip(ur1c(2:21)),ur1d];
u2z=[flip(ur2c(2:21)),ur2d];
u3z=[flip(ur3c(2:21)),ur3d];
t3=[2*(-1*flip(tc(2:21))+2),(td-2)*2];

%(5N&5P)
t4=[2*(-1*flip(tc5(2:21))+2),(td5-2)*2];
u1z5=[flip(ur1c5(2:21)),ur1d5];
u2z5=[flip(ur2c5(2:21)),ur2d5];
u3z5=[flip(ur3c5(2:21)),ur3d5];


% 6N & 6P
t20=[2*(-1*flip(tc6(2:21))+2),(td6-2)*2];
u1c6=[flip(ur1c6(2:21)),ur1d6];
u2c6=[flip(ur2c6(2:21)),ur2d6];
u3c6=[flip(ur3c6(2:21)),ur3d6];


% C5
% (4N&4P)
u1y=[flip(ur1e(2:21)),ur1f];
u2y=[flip(ur2e(2:21)),ur2f];
u3y=[flip(ur3e(2:21)),ur3f];
t5=[2*(-1*flip(te(2:21))+2),(tf-2)*2];


%(5N&5P)
t6=[2*(-1*flip(te5(2:21))+2),(tf5-2)*2];
u1y5=[flip(ur1e5(2:21)),ur1f5];
u2y5=[flip(ur2e5(2:21)),ur2f5];
u3y5=[flip(ur3e5(2:21)),ur3f5];

%(6N&6P)
t21=[2*(-1*flip(te6(2:21))+2),(tf6-2)*2];
u1e6=[flip(ur1e6(2:21)),ur1f6];
u2e6=[flip(ur2e6(2:21)),ur2f6];
u3e6=[flip(ur3e6(2:21)),ur3f6];

% C6
% (4N&4P)
u1x=[flip(ur1g(2:21)),ur1h];
u2x=[flip(ur2g(2:21)),ur2h];
u3x=[flip(ur3g(2:21)),ur3h];
t7=[2*(-1*flip(tg(2:21))+2),(tf-2)*2];

%(5N&5P)
t8=[2*(-1*flip(tg5(2:21))+2),(th5-2)*2];
u1x5=[flip(ur1g5(2:21)),ur1h5];
u2x5=[flip(ur2g5(2:21)),ur2h5];
u3x5=[flip(ur3g5(2:21)),ur3h5];

% 6N & 6P
t22=[2*(-1*flip(tg6(2:21))+2),(th6-2)*2];
u1g6=[flip(ur1g6(2:21)),ur1h6];
u2g6=[flip(ur2g6(2:21)),ur2h6];
u3g6=[flip(ur3g6(2:21)),ur3h6];


% C7
% (4N&4P)
u1w=[flip(ur1i(2:21)),ur1j];
u2w=[flip(ur2i(2:21)),ur2j];
u3w=[flip(ur3i(2:21)),ur3j];
t9=[2*(-1*flip(ti(2:21))+2),(th-2)*2];

%(5N&5P)
t10=[2*(-1*flip(ti5(2:21))+2),(tj5-2)*2];
u1w5=[flip(ur1g5(2:21)),ur1h5];
u2w5=[flip(ur2g5(2:21)),ur2h5];
u3w5=[flip(ur3g5(2:21)),ur3h5];

% 6N & 6P
t23=[2*(-1*flip(tj6(2:21))+2),(ti6-2)*2];
u1i6=[flip(ur1j6(2:21)),ur1i6];
u2i6=[flip(ur2j6(2:21)),ur2i6];
u3i6=[flip(ur3j6(2:21)),ur3i6];



%% plot ROM data

figure(1)
i=plot(t1,u1a,'*g-.');
title('Part-2-1.LOADNODE ROM about x-axis (4N&4P)')
xlabel('Moment N-m')
ylabel('Degrees')
legend([c,a,b,d,e,f,g,h,i],'intact','model 1','model 2','model 3','model 4','model 5','model 6','model 13','model 14')
hold on

figure(2)
i=plot(t1,u2a,'*g-.');
title('Part-2-1.LOADNODE ROM about y-axis (4N&4P)')
xlabel('Moment N-m')
ylabel('Degrees')
legend([c,a,b,d,e,f,g,h,i],'intact','model 1','model 2','model 3','model 4','model 5','model 6','model 13','model 14')
hold on

figure(3)
i=plot(t1,u3a,'*g-.');
title('Part-2-1.LOADNODE ROM about z-axis (4N&4P)')
xlabel('Moment N-m')
ylabel('Degrees')
legend([c,a,b,d,e,f,g,h,i],'intact','model 1','model 2','model 3','model 4','model 5','model 6','model 13','model 14')
hold on

figure(4)
i=plot(t2,u1a5,'*g-.');
title('Part-2-1.LOADNODE ROM about x-axis (5N&5P)')
xlabel('Moment N-m')
ylabel('Degrees')
legend([c,a,b,d,e,f,g,h,i],'intact','model 1','model 2','model 3','model 4','model 5','model 6','model 13','model 14')
hold on

figure(5)
i=plot(t2,u2a5,'*g-.');
title('Part-2-1.LOADNODE ROM about y-axis (5N&5P)')
xlabel('Moment N-m')
ylabel('Degrees')
legend([c,a,b,d,e,f,g,h,i],'intact','model 1','model 2','model 3','model 4','model 5','model 6','model 13','model 14')
hold on

figure(6)
i=plot(t2,u3a5,'*g-.');
title('Part-2-1.LOADNODE ROM about z-axis (4N&4P)')
xlabel('Moment N-m')
ylabel('Degrees')
legend([c,a,b,d,e,f,g,h,i],'intact','model 1','model 2','model 3','model 4','model 5','model 6','model 13','model 14')
hold on

figure(7)
i=plot(tab6,u1a6,'*g-.');
title('Part-2-1.LOADNODE ROM about x-axis (6N&6P)')
xlabel('Moment N-m')
ylabel('degrees')
legend([c,a,b,d,e,f,g,h,i],'intact','model 1','model 2','model 3','model 4','model 5','model 6','model 13','model 14')
hold on

figure(8)
i=plot(tab6,u2a6,'*g-.');
title('Part-2-1.LOADNODE ROM about y-axis (6N&6P)')
xlabel('Moment N-m')
ylabel('degrees')
legend([c,a,b,d,e,f,g,h,i],'intact','model 1','model 2','model 3','model 4','model 5','model 6','model 13','model 14')
hold on

figure(9)
i=plot(tab6,u3a6,'*g-.');
title('Part-2-1.LOADNODE ROM about z-axis (6N&6P)')
xlabel('Moment N-m')
ylabel('degrees')
legend([c,a,b,d,e,f,g,h,i],'intact','model 1','model 2','model 3','model 4','model 5','model 6','model 13','model 14')
hold on

figure(10)
i=plot(t3,u1z,'*g-.');
title('Part-2-1.N-C4-EP ROM about x-axis (4N&4P)')
xlabel('Moment N-m')
ylabel('Degrees')
legend([c,a,b,d,e,f,g,h,i],'intact','model 1','model 2','model 3','model 4','model 5','model 6','model 13','model 14')
hold on


figure(11)
i=plot(t3,u2z,'*g-.');
title('Part-2-1.N-C4-EP ROM about y-axis (4N&4P)')
xlabel('Moment N-m')
ylabel('Degrees')
legend([c,a,b,d,e,f,g,h,i],'intact','model 1','model 2','model 3','model 4','model 5','model 6','model 13','model 14')
 hold on

figure(12)
i=plot(t3,u3z,'*g-.');
title('Part-2-1.N-C4-EP ROM about z-axis (4N&4P)')
xlabel('Moment N-m')
ylabel('Degrees')
legend([c,a,b,d,e,f,g,h,i],'intact','model 1','model 2','model 3','model 4','model 5','model 6','model 13','model 14')
hold on

figure(13)
i=plot(t4,u1z5,'*g-.');
title('Part-2-1.N-C4-EP ROM about x-axis (5N&5P)')
xlabel('Moment N-m')
ylabel('Degrees')
legend([c,a,b,d,e,f,g,h,i],'intact','model 1','model 2','model 3','model 4','model 5','model 6','model 13','model 14')
hold on

figure(14)
i=plot(t4,u2z5,'*g-.');
title('Part-2-1.N-C4-EP ROM about y-axis (5N&5P)')
xlabel('Moment N-m')
ylabel('Degrees')
legend([c,a,b,d,e,f,g,h,i],'intact','model 1','model 2','model 3','model 4','model 5','model 6','model 13','model 14')
hold on

figure(15)
i=plot(t4,u3z5,'*g-.');
title('Part-2-1.N-C4-EP ROM about z-axis (5N&5P)')
xlabel('Moment N-m')
ylabel('Degrees')
legend([c,a,b,d,e,f,g,h,i],'intact','model 1','model 2','model 3','model 4','model 5','model 6','model 13','model 14')
hold on


figure(16)
i=plot(t20,u1c6,'*g-.');
title('Part-2-1.N-C4-EP ROM about x axis (6N&6P)')
xlabel('Moment N-m')
ylabel('Degrees')
legend([c,a,b,d,e,f,g,h,i],'intact','model 1','model 2','model 3','model 4','model 5','model 6','model 13','model 14')
hold on

figure(17)
i=plot(t20,u2c6,'*g-.');
title('Part-2-1.N-C4-EP ROM about y axis (6N&6P)')
xlabel('Moment N-m')
ylabel('Degrees')
legend([c,a,b,d,e,f,g,h,i],'intact','model 1','model 2','model 3','model 4','model 5','model 6','model 13','model 14')
hold on

figure(18)
i=plot(t20,u3c6,'*g-.');
title('Part-2-1.N-C4-EP ROM about z axis (6N&6P)')
xlabel('Moment N-m')
ylabel('Degrees')
legend([c,a,b,d,e,f,g,h,i],'intact','model 1','model 2','model 3','model 4','model 5','model 6','model 13','model 14')
hold on

figure(19)
i=plot(t5,u1y,'*g-.');
title('Part-2-1.N-C5-EP ROM about x-axis (4N&4P)')
xlabel('Moment N-m')
ylabel('Degrees')
legend([c,a,b,d,e,f,g,h,i],'intact','model 1','model 2','model 3','model 4','model 5','model 6','model 13','model 14')
hold on

figure(20)
i=plot(t5,u2y,'*g-.');
title('Part-2-1.N-C4-EP ROM about y-axis (4N&4P)')
xlabel('Moment N-m')
ylabel('Degrees')
legend([c,a,b,d,e,f,g,h,i],'intact','model 1','model 2','model 3','model 4','model 5','model 6','model 13','model 14')
hold on

figure(21)
i=plot(t5,u3y,'*g-.');
title('Part-2-1.N-C4-EP ROM about z-axis (4N&4P)')
xlabel('Moment N-m')
ylabel('Degrees')
legend([c,a,b,d,e,f,g,h,i],'intact','model 1','model 2','model 3','model 4','model 5','model 6','model 13','model 14')
hold on

figure(22)
i=plot(t6,u1y5,'*g-.');
title('Part-2-1.N-C5-EP ROM about x-axis (5N&5P)')
xlabel('Moment N-m')
ylabel('Degrees')
legend([c,a,b,d,e,f,g,h,i],'intact','model 1','model 2','model 3','model 4','model 5','model 6','model 13','model 14')
hold on

figure(23)
i=plot(t6,u2y5,'*g-.');
title('Part-2-1.N-C5-EP ROM about y-axis (5N&5P)')
xlabel('Moment N-m')
ylabel('Degrees')
legend([c,a,b,d,e,f,g,h,i],'intact','model 1','model 2','model 3','model 4','model 5','model 6','model 13','model 14')
hold on

figure(24)
i=plot(t6,u3y5,'*g-.');
title('Part-2-1.N-C5-EP ROM about z-axis (5N&5P)')
xlabel('Moment N-m')
ylabel('Degrees')
legend([c,a,b,d,e,f,g,h,i],'intact','model 1','model 2','model 3','model 4','model 5','model 6','model 13','model 14')
hold on


figure(25)
i=plot(t21,u1e6,'*g-.');
title('Part-2-1.N-C5-EP ROM about x-axis (6N&6P)')
xlabel('Moment N-m')
ylabel('Degrees')
legend([c,a,b,d,e,f,g,h,i],'intact','model 1','model 2','model 3','model 4','model 5','model 6','model 13','model 14')
hold on

figure(26)
i=plot(t21,u2e6,'*g-.');
title('Part-2-1.N-C5-EP ROM about y-axis (6N&6P)')
xlabel('Moment N-m')
ylabel('Degrees')
legend([c,a,b,d,e,f,g,h,i],'intact','model 1','model 2','model 3','model 4','model 5','model 6','model 13','model 14')
hold on

figure(27)
i=plot(t21,u3e6,'*g-.');
title('Part-2-1.N-C5-EP ROM about y-axis (6N&6P)')
xlabel('Moment N-m')
ylabel('Degrees')
legend([c,a,b,d,e,f,g,h,i],'intact','model 1','model 2','model 3','model 4','model 5','model 6','model 13','model 14')
hold on

figure(28)
i=plot(t7,u1x,'*g-.');
title('Part-2-1.N-C6-EP ROM about x-axis (4N&4P)')
xlabel('Moment N-m')
ylabel('Degrees')
legend([c,a,b,d,e,f,g,h,i],'intact','model 1','model 2','model 3','model 4','model 5','model 6','model 13','model 14')
hold on

figure(29)
i=plot(t7,u2x,'*g-.');
title('Part-2-1.N-C6-EP ROM about y-axis (4N&4P)')
xlabel('Moment N-m')
ylabel('Degrees')
legend([c,a,b,d,e,f,g,h,i],'intact','model 1','model 2','model 3','model 4','model 5','model 6','model 13','model 14')
hold on

figure(30)
i=plot(t7,u3x,'*g-.');
title('Part-2-1.N-C6-EP ROM about z-axis (4N&4P)')
xlabel('Moment N-m')
ylabel('Degrees')
legend([c,a,b,d,e,f,g,h,i],'intact','model 1','model 2','model 3','model 4','model 5','model 6','model 13','model 14')
hold on



figure(31)
i=plot(t8,u1x5,'*g-.');
title('Part-2-1.N-C6-EP ROM about x-axis (5N&5P)')
xlabel('Moment N-m')
ylabel('Degrees')
legend([c,a,b,d,e,f,g,h,i],'intact','model 1','model 2','model 3','model 4','model 5','model 6','model 13','model 14')
hold on

figure(32)
i=plot(t8,u2x5,'*g-.');
title('Part-2-1.N-C6-EP ROM about y-axis (5N&5P)')
xlabel('Moment N-m')
ylabel('Degrees')
legend([c,a,b,d,e,f,g,h,i],'intact','model 1','model 2','model 3','model 4','model 5','model 6','model 13','model 14')
hold on

figure(33)
i=plot(t8,u3x5,'*g-.');
title('Part-2-1.N-C6-EP ROM about z-axis (5N&5P)')
xlabel('Moment N-m')
ylabel('Degrees')
legend([c,a,b,d,e,f,g,h,i],'intact','model 1','model 2','model 3','model 4','model 5','model 6','model 13','model 14')
hold on

figure(34)
i=plot(t22,u1g6,'*g-.');
title('Part-2-1.N-C6-EP ROM about x-axis (6N&6P)')
xlabel('Moment N-m')
ylabel('Degrees')
legend([c,a,b,d,e,f,g,h,i],'intact','model 1','model 2','model 3','model 4','model 5','model 6','model 13','model 14')
hold on

figure(35)
i=plot(t22,u2g6,'*g-.');
title('Part-2-1.N-C6-EP ROM about y-axis (6N&6P)')
xlabel('Moment N-m')
ylabel('Degrees')
legend([c,a,b,d,e,f,g,h,i],'intact','model 1','model 2','model 3','model 4','model 5','model 6','model 13','model 14')
hold on

figure(36)
i=plot(t22,u3g6,'*g-.');
title('Part-2-1.N-C6-EP ROM about z-axis (6N&6P)')
xlabel('Moment N-m')
ylabel('Degrees')
legend([c,a,b,d,e,f,g,h,i],'intact','model 1','model 2','model 3','model 4','model 5','model 6','model 13','model 14')
hold on

figure(37)
i=plot(t9,u1w,'*g-.');
title('Part-2-1.N-C7-EP ROM about x-axis (4N&4P)')
xlabel('Moment N-m')
ylabel('Degrees')
legend([c,a,b,d,e,f,g,h,i],'intact','model 1','model 2','model 3','model 4','model 5','model 6','model 13','model 14')
hold on

figure(38)
i=plot(t9,u2w,'*g-.');
title('Part-2-1.N-C7-EP ROM about y-axis (4N&4P)')
xlabel('Moment N-m')
ylabel('Degrees')
legend([c,a,b,d,e,f,g,h,i],'intact','model 1','model 2','model 3','model 4','model 5','model 6','model 13','model 14')
hold on

figure(39)
i=plot(t9,u3w,'*g-.');
title('Part-2-1.N-C7-EP ROM about z-axis (4N&4P)')
xlabel('Moment N-m')
ylabel('Degrees')
legend([c,a,b,d,e,f,g,h,i],'intact','model 1','model 2','model 3','model 4','model 5','model 6','model 13','model 14')
hold on


figure(40)
i=plot(t10,u1x5,'*g-.');
title('Part-2-1.N-C7-EP ROM about x-axis (5N&5P)')
xlabel('Moment N-m')
ylabel('Degrees')
legend([c,a,b,d,e,f,g,h,i],'intact','model 1','model 2','model 3','model 4','model 5','model 6','model 13','model 14')
hold on

figure(41)
i=plot(t10,u2x5,'*g-.');
title('Part-2-1.N-C7-EP ROM about y-axis (5N&5P)')
xlabel('Moment N-m')
ylabel('Degrees')
legend([c,a,b,d,e,f,g,h,i],'intact','model 1','model 2','model 3','model 4','model 5','model 6','model 13','model 14')
hold on

figure(42)
i=plot(t10,u3x5,'*g-.');
title('Part-2-1.N-C7-EP ROM about z-axis (5N&5P)')
xlabel('Moment N-m')
ylabel('Degrees')
legend([c,a,b,d,e,f,g,h,i],'intact','model 1','model 2','model 3','model 4','model 5','model 6','model 13','model 14')
hold on

figure(43)
i=plot(t23,u1i6,'*g-.');
title('Part-2-1.N-C7-EP ROM about x-axis (6N&6P)')
xlabel('Moment N-m')
ylabel('Degrees')
legend([c,a,b,d,e,f,g,h,i],'intact','model 1','model 2','model 3','model 4','model 5','model 6','model 13','model 14')
hold on

figure(44)
i=plot(t23,u2i6,'*g-.');
title('Part-2-1.N-C7-EP ROM about y-axis (6N&6P)')
xlabel('Moment N-m')
ylabel('Degrees')
legend([c,a,b,d,e,f,g,h,i],'intact','model 1','model 2','model 3','model 4','model 5','model 6','model 13','model 14')
hold on

figure(45)
i=plot(t23,u3i6,'*g-.');
title('Part-2-1.N-C7-EP ROM about z-axis (6N&6P)')
xlabel('Moment N-m')
ylabel('Degrees')
legend([c,a,b,d,e,f,g,h,i],'intact','model 1','model 2','model 3','model 4','model 5','model 6','model 13','model 14')
hold on
